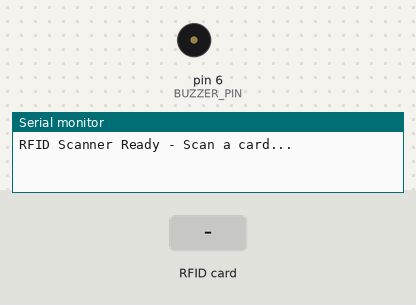
A sketch run on a simulated Arduino Mega 2560, built with avr-gcc and run on an emulated ATmega2560. Shown: buzzer (waves = sounding), the last lines printed to the serial monitor. Inputs (shaded band) come from the test bench.

Above: at 1.2 s.
1.3 s: RFID card 6A 3C 54 73 held to the reader
At 1.85 s:
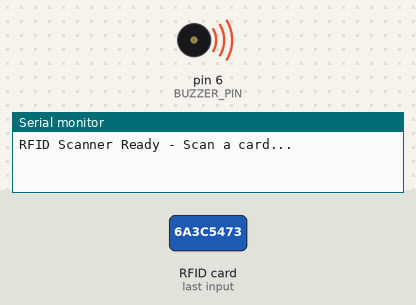
4.3 s: RFID card 40 54 7C A6 held to the reader
At 5.8 s:
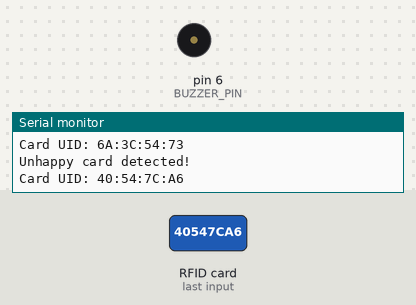
7.3 s: RFID card 5E 7A 19 C4 held to the reader
At 7.41 s:
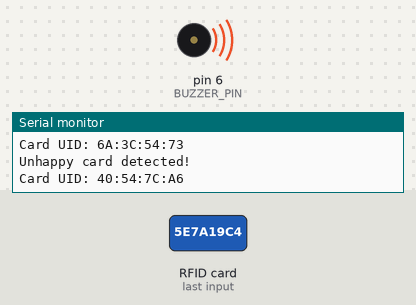
Timing chart, 0 to 10.3 s (numbered marks = the images above; inputs shaded):
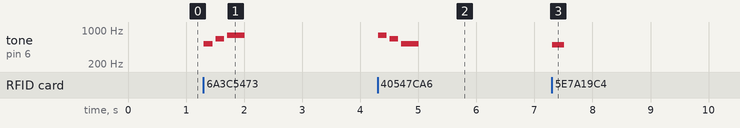

The sketch:

script.ino
```cpp
#include <MFRC522.h>
#include <MFRC522Extended.h>
#include <SPI.h>

// Pin definitions
#define SS_PIN 53
#define RST_PIN 49     // Reset pin
#define BUZZER_PIN 6  // Buzzer pin

// Card UIDs
#define HAPPY_CARD_UID "6A3C5473"
#define UNHAPPY_CARD_UID "40547CA6"

MFRC522 rfid(SS_PIN, RST_PIN);

void setup() {
  Serial.begin(9600);
  SPI.begin();
  rfid.PCD_Init();
  pinMode(BUZZER_PIN, OUTPUT);
  Serial.println("RFID Scanner Ready - Scan a card...");
}

void happyBeep() {
  // Happy melody - ascending tones
  tone(BUZZER_PIN, 523, 150);  // C5
  delay(200);
  tone(BUZZER_PIN, 659, 150);  // E5
  delay(200);
  tone(BUZZER_PIN, 784, 300);  // G5
  delay(350);
}

void unhappyBeep() {
  // Unhappy melody - descending tones
  tone(BUZZER_PIN, 784, 150);  // G5
  delay(200);
  tone(BUZZER_PIN, 659, 150);  // E5
  delay(200);
  tone(BUZZER_PIN, 523, 300);  // C5
  delay(350);
}

String getCardUID() {
  String uid = "";
  for(byte i = 0; i < rfid.uid.size; i++){
    if(rfid.uid.uidByte[i] < 0x10) uid += "0";
    uid += String(rfid.uid.uidByte[i], HEX);
  }
  uid.toUpperCase();
  return uid;
}

void loop() {
  // Check if a new card is present
  if(!rfid.PICC_IsNewCardPresent()) return;
  if(!rfid.PICC_ReadCardSerial()) return;

  // Get the card UID
  String cardUID = getCardUID();

  // Play appropriate sound based on card type
  if(cardUID == HAPPY_CARD_UID) {
    happyBeep();
    Serial.println("Happy card detected!");
  } else if(cardUID == UNHAPPY_CARD_UID) {
    unhappyBeep();
    Serial.println("Unhappy card detected!");
  } else {
    // Default beep for unknown cards
    tone(BUZZER_PIN, 500, 200);
    delay(250);
    Serial.println("Unknown card detected!");
  }

  // Flush any pending serial data to prevent corruption
  Serial.flush();

  // Print UID to Serial with clear delimiters
  Serial.print("Card UID: ");
  for(byte i = 0; i < rfid.uid.size; i++){
    if(rfid.uid.uidByte[i] < 0x10) Serial.print("0");
    Serial.print(rfid.uid.uidByte[i], HEX);
    if(i < rfid.uid.size - 1) Serial.print(":");
  }
  Serial.println();

  // Ensure data is fully transmitted
  Serial.flush();

  // Stop reading this card
  rfid.PICC_HaltA();
  rfid.PCD_StopCrypto1();

  // Wait to prevent rapid successive scans
  delay(2000);

  // Clear any remaining card presence
  while(rfid.PICC_IsNewCardPresent()) {
    rfid.PICC_ReadCardSerial();
    rfid.PICC_HaltA();
    rfid.PCD_StopCrypto1();
    delay(100);
  }
}
```

Measured:
- after the input at 1.3 s, tone on pin 6 (BUZZER_PIN): plays 523 Hz for 0.15 s, 659 Hz for 0.15 s, 784 Hz for 0.30 s, starting at once
- after the input at 4.3 s, tone on pin 6 (BUZZER_PIN): plays 784 Hz for 0.15 s, 659 Hz for 0.15 s, 523 Hz for 0.30 s, starting at once
- after the input at 7.3 s, tone on pin 6 (BUZZER_PIN): silent → 500 Hz at once, → silent 0.20 s later
